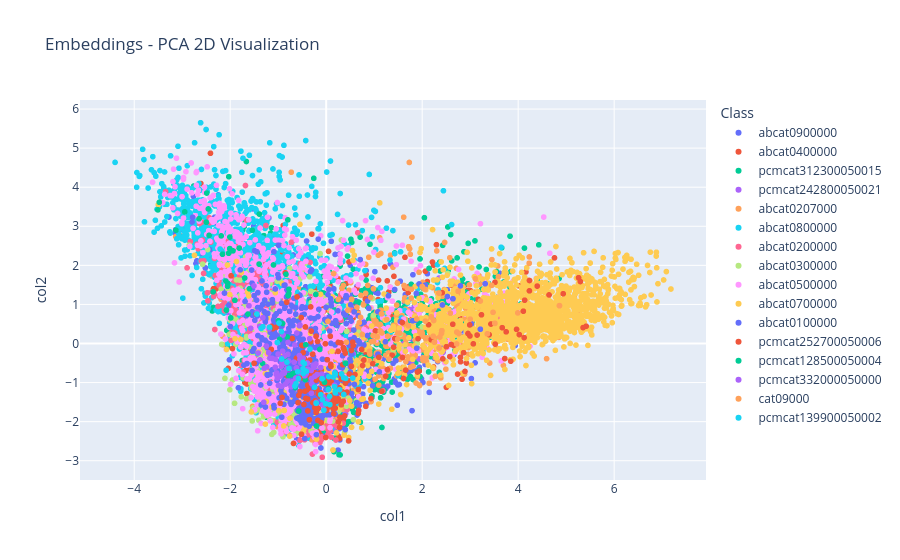

The notebook cell this image was saved under:
### Markdown cell above
#### 3.2.2. Train and Evaluate Image Model

### Code cell
# Combine image columns to form the feature set
X_train = train_df[image_columns].values
X_test = test_df[image_columns].values

# Train and evaluate models
trained_models = train_classic(X_train, X_test, y_train, y_test)

### Figure 1 — Plotly figure (JSON) as saved in the notebook; plotly's stock layout.template omitted (floating-point values rounded to 4 significant figures; data arrays with more than 128 entries replaced by an {"elided": "..."} marker saying what was removed)
{"data": [{"hovertemplate": "Class=abcat0900000<br>col1=%{x}<br>col2=%{y}<extra></extra>", "legendgroup": "abcat0900000", "marker": {"color": "#636efa", "symbol": "circle"}, "mode": "markers", "name": "abcat0900000", "showlegend": true, "type": "scattergl", "x": {"elided": "2796 float values"}, "xaxis": "x", "y": {"elided": "2796 float values"}, "yaxis": "y"}, {"hovertemplate": "Class=abcat0400000<br>col1=%{x}<br>col2=%{y}<extra></extra>", "legendgroup": "abcat0400000", "marker": {"color": "#EF553B", "symbol": "circle"}, "mode": "markers", "name": "abcat0400000", "showlegend": true, "type": "scattergl", "x": {"elided": "1049 float values"}, "xaxis": "x", "y": {"elided": "1049 float values"}, "yaxis": "y"}, {"hovertemplate": "Class=pcmcat312300050015<br>col1=%{x}<br>col2=%{y}<extra></extra>", "legendgroup": "pcmcat312300050015", "marker": {"color": "#00cc96", "symbol": "circle"}, "mode": "markers", "name": "pcmcat312300050015", "showlegend": true, "type": "scattergl", "x": {"elided": "1462 float values"}, "xaxis": "x", "y": {"elided": "1462 float values"}, "yaxis": "y"}, {"hovertemplate": "Class=pcmcat242800050021<br>col1=%{x}<br>col2=%{y}<extra></extra>", "legendgroup": "pcmcat242800050021", "marker": {"color": "#ab63fa", "symbol": "circle"}, "mode": "markers", "name": "pcmcat242800050021", "showlegend": true, "type": "scattergl", "x": {"elided": "355 float values"}, "xaxis": "x", "y": {"elided": "355 float values"}, "yaxis": "y"}, {"hovertemplate": "Class=abcat0207000<br>col1=%{x}<br>col2=%{y}<extra></extra>", "legendgroup": "abcat0207000", "marker": {"color": "#FFA15A", "symbol": "circle"}, "mode": "markers", "name": "abcat0207000", "showlegend": true, "type": "scattergl", "x": {"elided": "915 float values"}, "xaxis": "x", "y": {"elided": "915 float values"}, "yaxis": "y"}, {"hovertemplate": "Class=abcat0800000<br>col1=%{x}<br>col2=%{y}<extra></extra>", "legendgroup": "abcat0800000", "marker": {"color": "#19d3f3", "symbol": "circle"}, "mode": "markers", "name": "abcat0800000", "showlegend": true, "type": "scattergl", "x": {"elided": "1998 float values"}, "xaxis": "x", "y": {"elided": "1998 float values"}, "yaxis": "y"}, {"hovertemplate": "Class=abcat0200000<br>col1=%{x}<br>col2=%{y}<extra></extra>", "legendgroup": "abcat0200000", "marker": {"color": "#FF6692", "symbol": "circle"}, "mode": "markers", "name": "abcat0200000", "showlegend": true, "type": "scattergl", "x": {"elided": "1042 float values"}, "xaxis": "x", "y": {"elided": "1042 float values"}, "yaxis": "y"}, {"hovertemplate": "Class=abcat0300000<br>col1=%{x}<br>col2=%{y}<extra></extra>", "legendgroup": "abcat0300000", "marker": {"color": "#B6E880", "symbol": "circle"}, "mode": "markers", "name": "abcat0300000", "showlegend": true, "type": "scattergl", "x": {"elided": "810 float values"}, "xaxis": "x", "y": {"elided": "810 float values"}, "yaxis": "y"}, {"hovertemplate": "Class=abcat0500000<br>col1=%{x}<br>col2=%{y}<extra></extra>", "legendgroup": "abcat0500000", "marker": {"color": "#FF97FF", "symbol": "circle"}, "mode": "markers", "name": "abcat0500000", "showlegend": true, "type": "scattergl", "x": {"elided": "1681 float values"}, "xaxis": "x", "y": {"elided": "1681 float values"}, "yaxis": "y"}, {"hovertemplate": "Class=abcat0700000<br>col1=%{x}<br>col2=%{y}<extra></extra>", "legendgroup": "abcat0700000", "marker": {"color": "#FECB52", "symbol": "circle"}, "mode": "markers", "name": "abcat0700000", "showlegend": true, "type": "scattergl", "x": {"elided": "1692 float values"}, "xaxis": "x", "y": {"elided": "1692 float values"}, "yaxis": "y"}, {"hovertemplate": "Class=abcat0100000<br>col1=%{x}<br>col2=%{y}<extra></extra>", "legendgroup": "abcat0100000", "marker": {"color": "#636efa", "symbol": "circle"}, "mode": "markers", "name": "abcat0100000", "showlegend": true, "type": "scattergl", "x": {"elided": "578 float values"}, "xaxis": "x", "y": {"elided": "578 float values"}, "yaxis": "y"}, {"hovertemplate": "Class=pcmcat252700050006<br>col1=%{x}<br>col2=%{y}<extra></extra>", "legendgroup": "pcmcat252700050006", "marker": {"color": "#EF553B", "symbol": "circle"}, "mode": "markers", "name": "pcmcat252700050006", "showlegend": true, "type": "scattergl", "x": {"elided": "211 float values"}, "xaxis": "x", "y": {"elided": "211 float values"}, "yaxis": "y"}, {"hovertemplate": "Class=pcmcat128500050004<br>col1=%{x}<br>col2=%{y}<extra></extra>", "legendgroup": "pcmcat128500050004", "marker": {"color": "#00cc96", "symbol": "circle"}, "mode": "markers", "name": "pcmcat128500050004", "showlegend": true, "type": "scattergl", "x": [-1.539, -0.4272, -0.8458, 0.2166, -0.8117, 0.4009, -0.9292, 0.04718, -0.7774, -0.4355, -0.7172, -2.948, -1.812, -0.7855, -1.174, -1.903, -0.8381, -1.63, -2.456, -2.161, -2.009, -2.029, -1.698, -2.44, -0.2016, -0.6843, -1.598, -1.398, -1.393, -0.03543, -2.649, -3.477, -2.188, -2.356, -0.9092, -3.131, -0.1332, -2.489, -0.57, -2.053, -1.098, -0.7983, -0.7931, -2.079, -1.323, -0.9688, -2.497, -2.007, -0.9943, -2.091, -3.507, -2.032, -1.989, -2.051, -0.6454, -0.776, -0.2159, -1.942], "xaxis": "x", "y": [2.899, -0.03207, -0.42, 1.093, 0.1667, -0.5031, -0.5894, -1.149, 1.277, -0.9248, -0.7947, 3.369, 2.442, -0.8229, 0.3867, 1.105, 1.773, 0.7534, 3.444, 2.285, 2.429, 4.269, 1.676, 2.768, -2.112, -0.7616, 1.4, 2.033, 3.312, -0.9919, 3.192, 3.614, 2.755, 1.321, 0.5126, 2.899, -0.1519, 3.85, -1.728, 1.463, 2.01, 3.165, 1.222, 0.8531, -0.5132, 0.1068, 3.104, 2.724, 0.5833, 1.599, 3.419, 2.31, 0.6552, 1.542, -1.128, 1.389, 1.255, 2.371], "yaxis": "y"}, {"hovertemplate": "Class=pcmcat332000050000<br>col1=%{x}<br>col2=%{y}<extra></extra>", "legendgroup": "pcmcat332000050000", "marker": {"color": "#ab63fa", "symbol": "circle"}, "mode": "markers", "name": "pcmcat332000050000", "showlegend": true, "type": "scattergl", "x": [-0.6566, -1.609, -0.8979, -1.172, -0.9066, -1.379, -0.9324, -0.06659, -0.2108, -1.042, 0.03776, -1.386, -0.9305, -0.3825, -0.8172, -0.9952, -0.8701, -0.04578, -0.9337, -0.5459, -0.1899, -0.6689, -0.7096, -0.8985, -1.239, 0.1723, -0.9077, -1.301, -1.417, -0.4486, -1.386, -1.187, -0.07431, -0.9213, -1.437, -0.5445, -0.8731, -1.291, -1.015, -0.6126, -1.123, -1.058, -0.4519, -0.7981, -0.5462, -1.002, -0.556, -1.029, -0.8, -0.6201, -0.6336, -0.09417, -0.2695, -1.247, -0.8422, -0.3438, -0.3904, -0.3052, -0.7328, -1.318, -1.061, -0.2144, -1.505, -0.5577, -0.4825, -0.4825, -0.8726, -0.3134, -0.5254, -0.7948, -0.7839, -0.2096, -1.572, -0.2485, -1.199, -0.2353, -0.4195, -0.114, -0.9521, -0.3065, -0.2695, -0.3058], "xaxis": "x", "y": [-0.03722, 0.9664, -0.7404, -0.373, -0.768, -0.4189, -1.093, -1.355, -1.531, -0.7873, -1.422, 0.4437, -0.3769, -0.6595, -0.6419, -1.074, -0.3246, -1.694, -0.5826, -0.4044, -0.7954, -0.4778, -0.9792, 0.2174, -0.5981, -1.069, -0.1955, -1.505, -0.2438, -0.8266, 0.4437, 0.373, -1.568, -0.4945, 0.8013, -0.7509, -0.5033, -0.6363, -0.8858, 0.2689, -0.3807, -0.4047, -0.7723, -0.9619, 0.4729, -0.27, 0.4521, -0.7554, -0.2776, -0.6221, -0.8834, -0.7822, -0.5555, -0.06661, -1.037, 0.1217, -0.5003, -1.024, -1.104, 0.66, -0.607, -0.5241, 1.473, -0.309, -0.3756, -0.3756, -0.7565, -0.6885, -0.5037, 0.02769, -0.4476, -1.509, 0.3874, -0.6049, -0.2364, -0.8366, -0.7789, -0.6162, -0.8317, -1.271, -0.5555, -0.8954], "yaxis": "y"}, {"hovertemplate": "Class=cat09000<br>col1=%{x}<br>col2=%{y}<extra></extra>", "legendgroup": "cat09000", "marker": {"color": "#FFA15A", "symbol": "circle"}, "mode": "markers", "name": "cat09000", "showlegend": true, "type": "scattergl", "x": {"elided": "132 float values"}, "xaxis": "x", "y": {"elided": "132 float values"}, "yaxis": "y"}, {"hovertemplate": "Class=pcmcat139900050002<br>col1=%{x}<br>col2=%{y}<extra></extra>", "legendgroup": "pcmcat139900050002", "marker": {"color": "#19d3f3", "symbol": "circle"}, "mode": "markers", "name": "pcmcat139900050002", "showlegend": true, "type": "scattergl", "x": [0.2803, -0.9267, -0.01135, -1.182, -0.08543, -0.4155, 0.1483, -0.2087, 0.3646, 0.1901, 0.1736, 0.32, -0.4814, 0.1796, 0.4046, -0.653, -0.5774, -1.318, -0.9309, -1.445, 0.04359, 0.06986, 0.1868, -2.211, 0.3645, -0.4749, -1.02, 0.07557, -0.8172, -0.2408, -0.6288, -0.7748, 0.1901, -0.9831, -0.07749, -0.337, -0.5928, -0.1143, 0.05419, -0.481, -1.357, -0.454, -0.04918, 0.5531], "xaxis": "x", "y": [-1.182, -0.3974, -1.545, 0.419, -0.9014, -0.7112, -0.8553, -1.527, -1.303, -1.264, -1.105, -0.7786, -0.646, -0.7535, -0.894, -1.089, -0.8967, 0.4299, 0.306, 0.7525, -1.18, -1.355, -1.228, 2.418, -0.8772, -0.768, 0.02519, -1.564, -0.4775, -1.118, -1.025, -0.6364, -0.7908, 0.5223, -1.438, -0.1418, -0.7212, -1.31, -0.8479, -0.4816, 0.3861, -0.5145, -1.708, -0.8854], "yaxis": "y"}], "layout": {"legend": {"title": {"text": "Class"}, "tracegroupgap": 0}, "title": {"text": "Embeddings - PCA 2D Visualization"}, "xaxis": {"anchor": "y", "domain": [0, 1], "title": {"text": "col1"}}, "yaxis": {"anchor": "x", "domain": [0, 1], "title": {"text": "col2"}}}}
